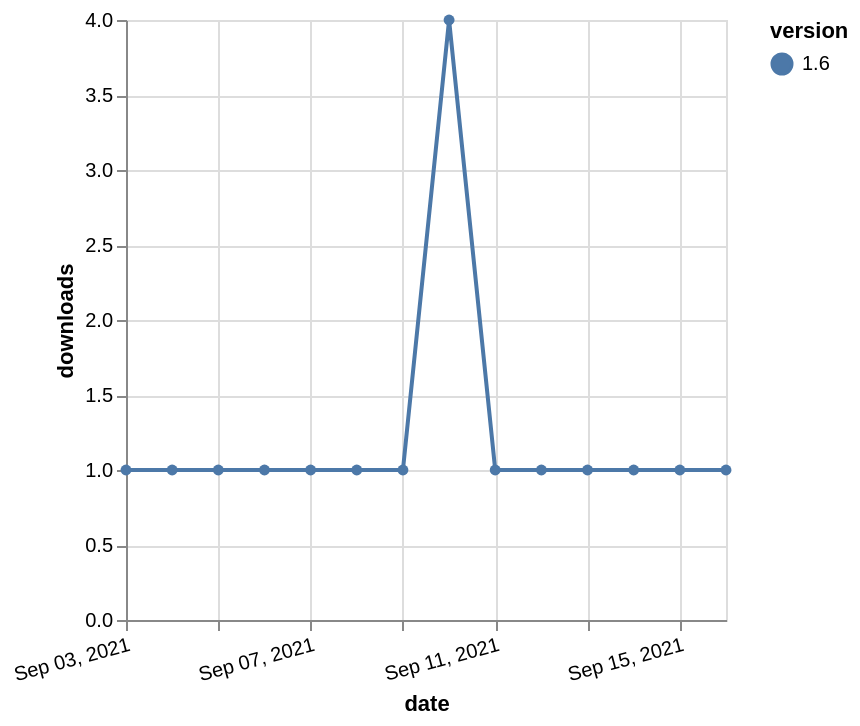

Write the Vega-Lite specification saved for this chart.
### Vega-Lite specification from a JSON file in a GitHub repository (floating-point values rounded to 4 significant figures)
{"$schema": "https://vega.github.io/schema/vega-lite/v5.json", "description": "A simple bar chart with embedded data.", "data": {"values": [{"date": "2021-09-03", "total": 278, "delta": 1, "version": "1.6"}, {"date": "2021-09-04", "total": 279, "delta": 1, "version": "1.6"}, {"date": "2021-09-05", "total": 280, "delta": 1, "version": "1.6"}, {"date": "2021-09-06", "total": 281, "delta": 1, "version": "1.6"}, {"date": "2021-09-07", "total": 282, "delta": 1, "version": "1.6"}, {"date": "2021-09-08", "total": 283, "delta": 1, "version": "1.6"}, {"date": "2021-09-09", "total": 284, "delta": 1, "version": "1.6"}, {"date": "2021-09-10", "total": 288, "delta": 4, "version": "1.6"}, {"date": "2021-09-11", "total": 289, "delta": 1, "version": "1.6"}, {"date": "2021-09-12", "total": 290, "delta": 1, "version": "1.6"}, {"date": "2021-09-13", "total": 291, "delta": 1, "version": "1.6"}, {"date": "2021-09-14", "total": 292, "delta": 1, "version": "1.6"}, {"date": "2021-09-15", "total": 293, "delta": 1, "version": "1.6"}, {"date": "2021-09-16", "total": 294, "delta": 1, "version": "1.6"}]}, "width": "container", "mark": {"type": "line", "point": {"filled": true}}, "encoding": {"x": {"field": "date", "type": "temporal", "timeUnit": "yearmonthdate", "title": "date", "axis": {"labelAngle": -15}}, "y": {"field": "delta", "type": "quantitative", "title": "downloads"}, "color": {"field": "version", "type": "nominal"}, "tooltip": {"field": "delta"}}}
